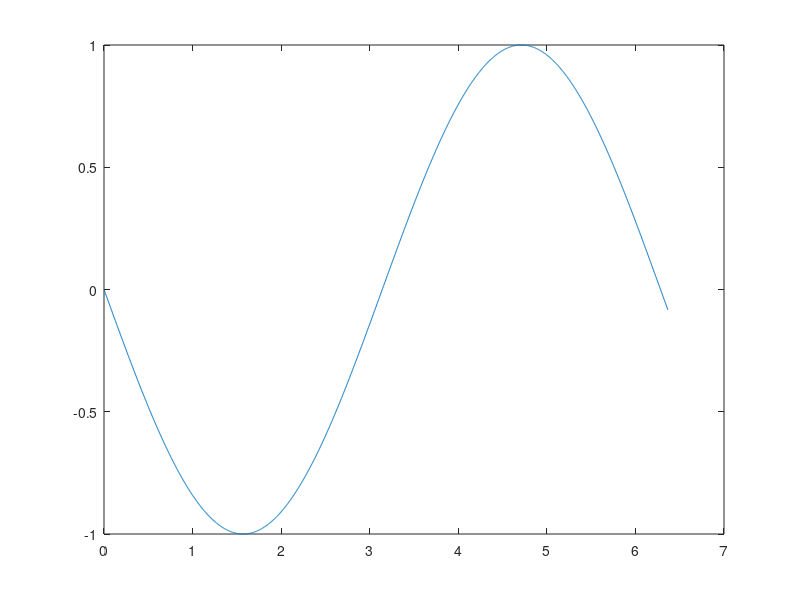

Reproduce this figure in MATLAB.
%Test for cell mode structure generating plots
%%
t = (1:2000)/(2 * pi * 50);
for i=1:4
%%
    s = sin(t + i * pi / 4); 
    plot(t, s);
end